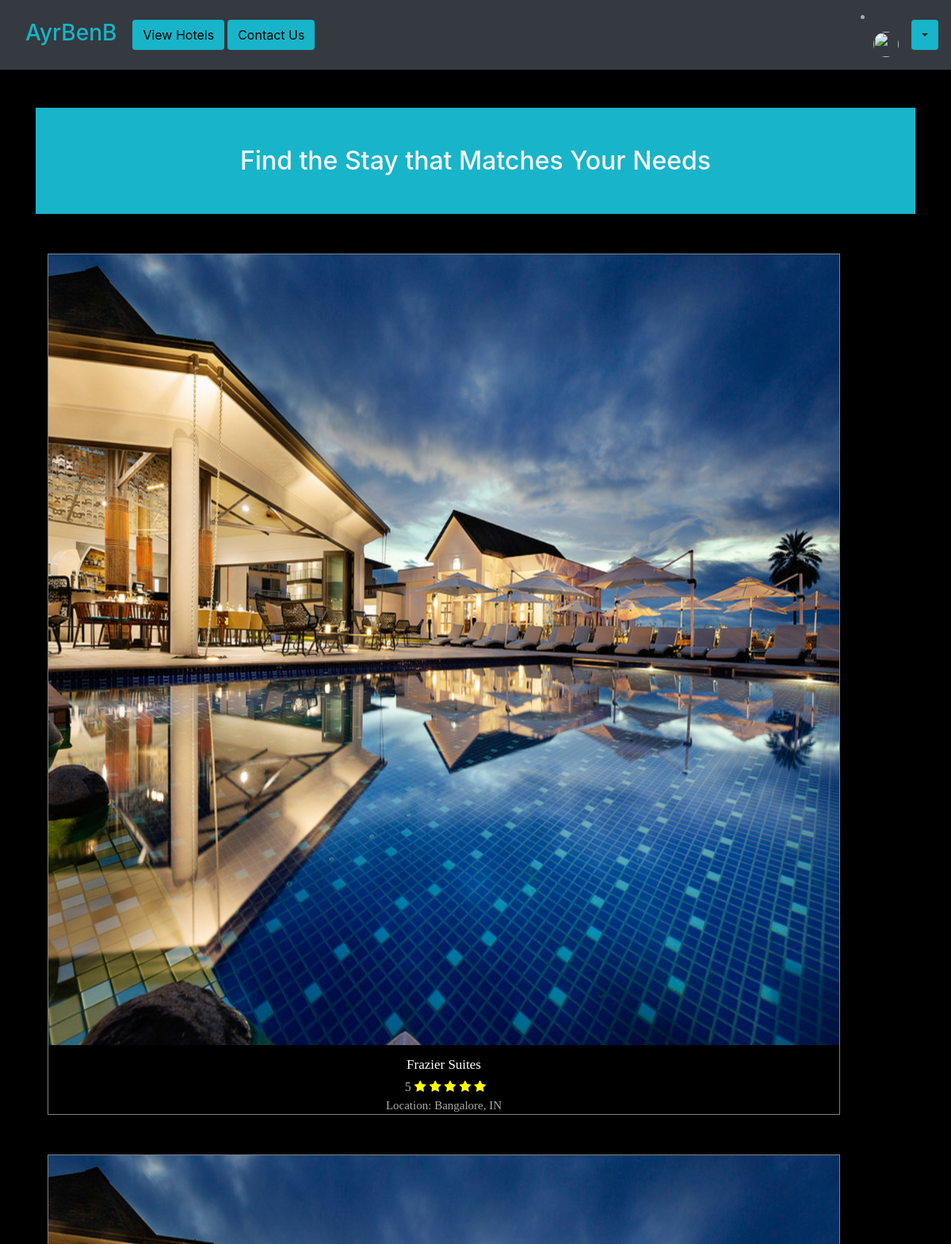
The page /hotels (upper part) on the database as committed earlier.
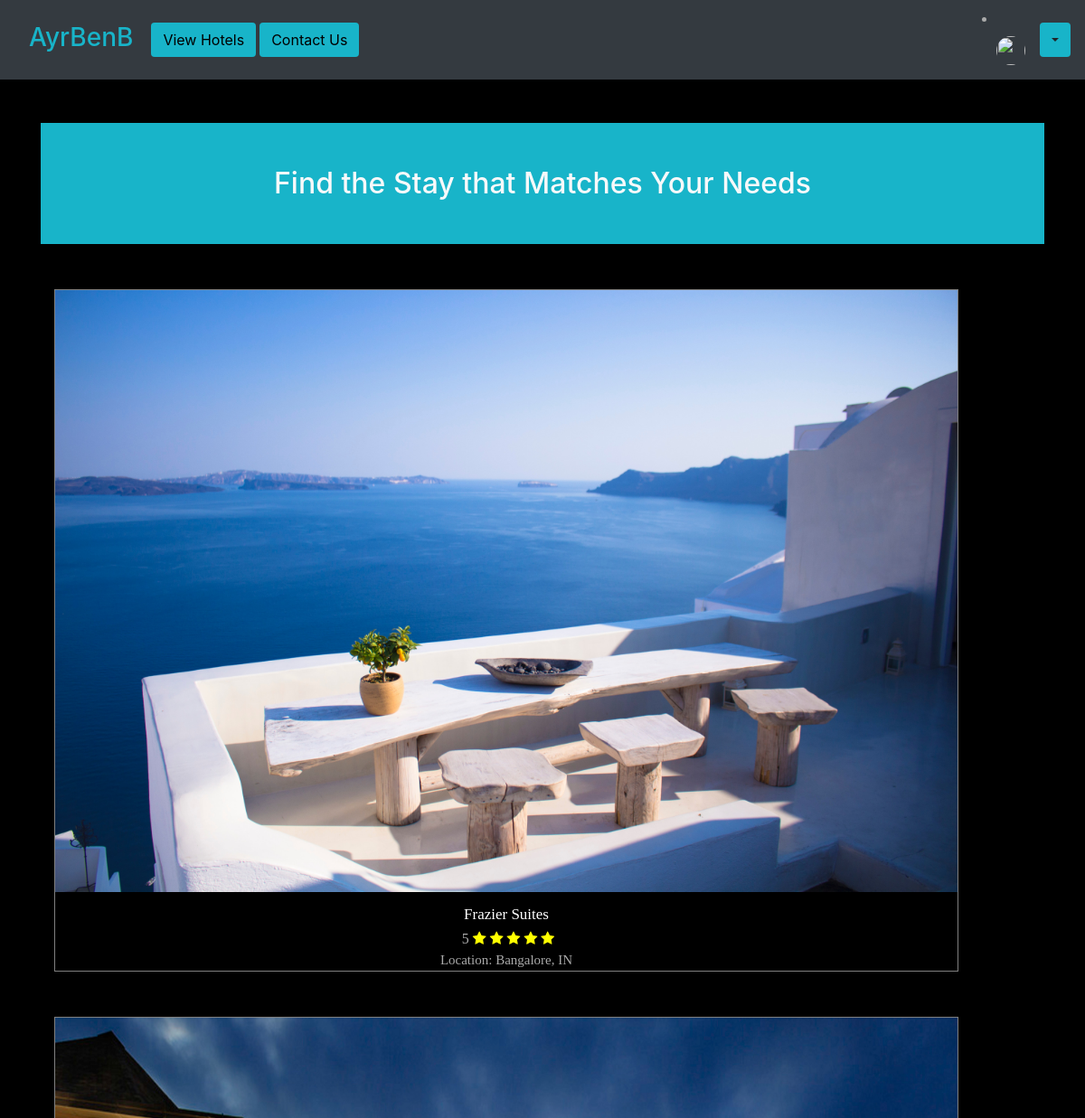
The same page on the database as committed later.
### base/models.py (models this page shows, shortened)
class Hotel(models.Model):
    location = models.ForeignKey(Location, on_delete=models.CASCADE, default=True, null=True)
    hotel_name = models.CharField(max_length=100)
    hotel_rating = models.IntegerField(default=1, validators=[
            MaxValueValidator(5),
            MinValueValidator(1)
        ])
    description = models.CharField(max_length=500, blank=False, default="Lorem ipsum dolor sit amet consectetur adipisicing elit.")
    slug = models.SlugField()
    image = models.ImageField(upload_to='images/', default='images/default.jpg')
    def get_abs_url(self):
        return reverse("base:hotel", kwargs={
            'slug': self.slug
        })

class Location(models.Model):
    COUNTRY_CHOICES = countries
    country = models.CharField(
        max_length=30,
        choices=COUNTRY_CHOICES,
        default='IN'
    )
    city = models.CharField(max_length=100)

### base/views.py (the view)
# urls.py: path('hotels', views.hotel_list, name='hotels'),
def hotel_list(request):
    queryset = Hotel.objects.all()
    context = {
        'hotels': queryset
    }
    return render(request, "base/hotel_list.html", context)

### base/templates/base/hotel_list.html (shortened to what this page needs)
{% extends "base/base.html" %}
{% block content %}
    <section class="bg-steel text-light p-5 text-center text-sm-start">
        <div class="container">
        <div class="align-items-center">
            <h2 class="mb-3 mb-md-0">Find the Stay that Matches Your Needs</h2>
        </div>
        </div>
    </section>
    <div class="container align-items-center">
        <div class="row align-items-center">
        {% for hotel in hotels %}
          <div class="col-lg-8">
            <div class="product-grid">
              <div class="product-image">
                <a>
                    <img src="{{ hotel.image.url }}" alt="" width="200" height="200">
                </a>
              </div>
              <div class="product-content">
                <h3 class="title">
                  <a class="article-title" href="{{ hotel.get_abs_url}}">{{ hotel.hotel_name }}</a>
                </h3>
                <div class="rating">
                  <span class="ml-1">{{ hotel.hotel_rating }} </span>
                  {% if hotel.hotel_rating == 5 %}
                  <i class="fa fa-star"></i>
                  <i class="fa fa-star"></i>
                  <i class="fa fa-star"></i>
                  <i class="fa fa-star"></i>
                  <i class="fa fa-star"></i>
                  {% elif hotel.hotel_rating == 4 %}
                  <i class="fa fa-star"></i>
                  <i class="fa fa-star"></i>
                  <i class="fa fa-star"></i>
                  <i class="fa fa-star"></i>
                  <i class="fa fa-star-o"></i>
                  {% elif hotel.hotel_rating == 3 %}
                  <i class="fa fa-star"></i>
                  <i class="fa fa-star"></i>
                  <i class="fa fa-star"></i>
                  <i class="fa fa-star-o"></i>
                  <i class="fa fa-star-o"></i>
                  {% elif hotel.hotel_rating == 2 %}
                  <i class="fa fa-star"></i>
                  <i class="fa fa-star"></i>
                  <i class="fa fa-star-o"></i>
                  <i class="fa fa-star-o"></i>
                  <i class="fa fa-star-o"></i>
                  {% elif hotel.hotel_rating == 1 %}
                  <i class="fa fa-star"></i>
                  <i class="fa fa-star-o"></i>
                  <i class="fa fa-star-o"></i>
                  <i class="fa fa-star-o"></i>
                  <i class="fa fa-star-o"></i>
                  {% endif %}
                </div>
                <div class="availability">
                  Location: {{ hotel.location.city }}, {{ hotel.location.country }}
                </div>
              </div>
              <ul class="social">
              </ul>
            </div>
          </div>
        {% endfor %}
        </div>
      </div>
{% endblock content %}

Rows that differ between the two databases and show on the page:
changed Hotel "Frazier Suites": image: picture added in place of a placeholder
